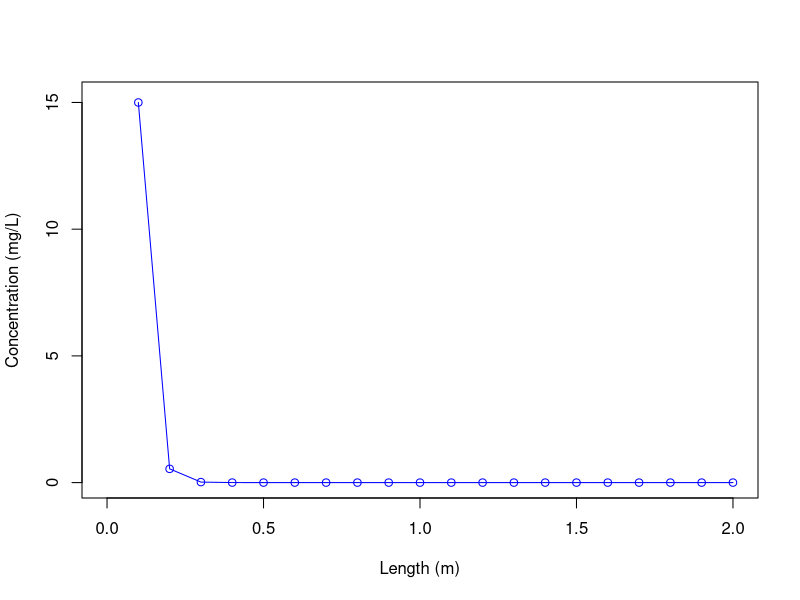
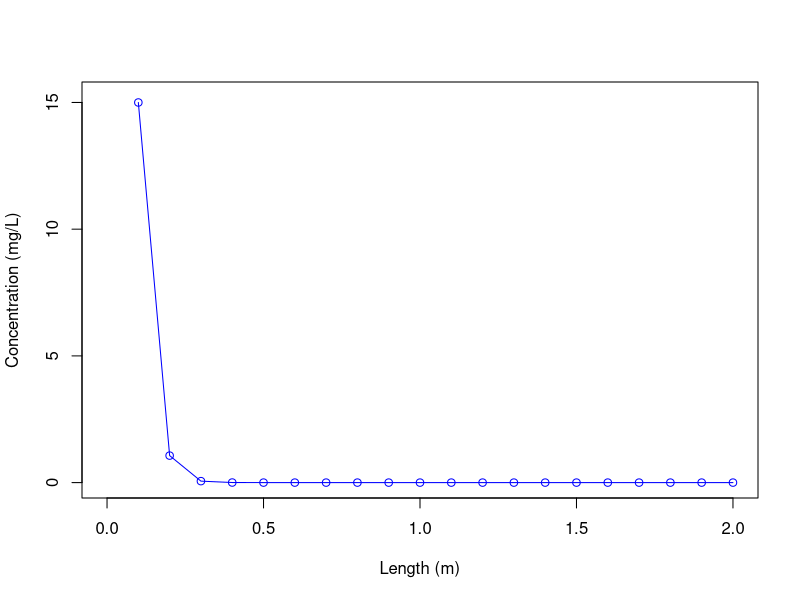
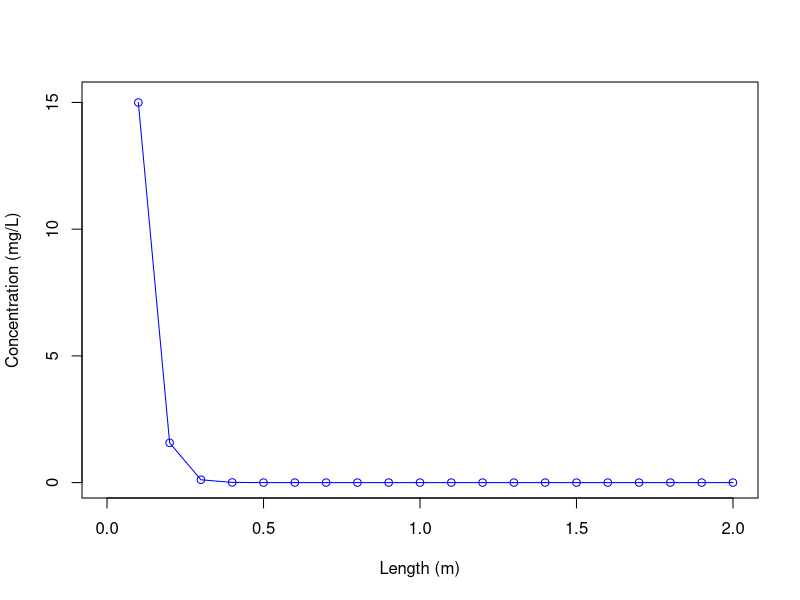
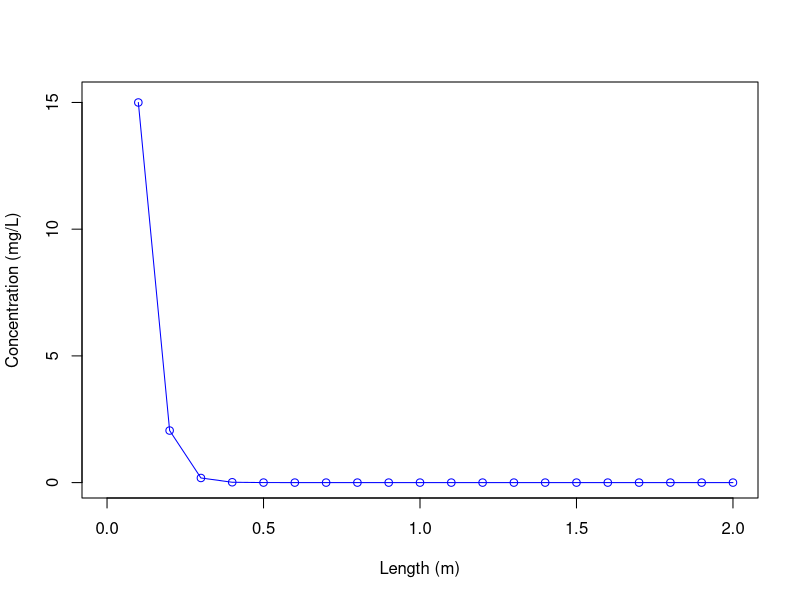
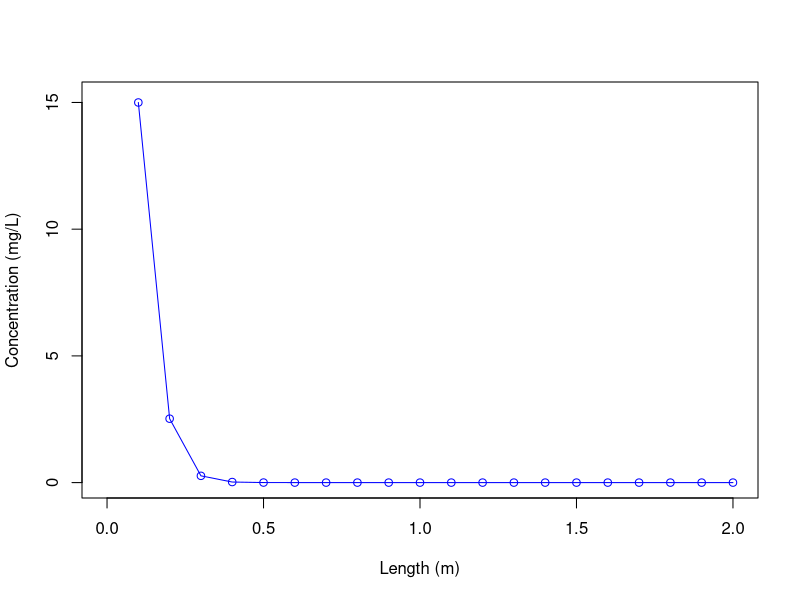
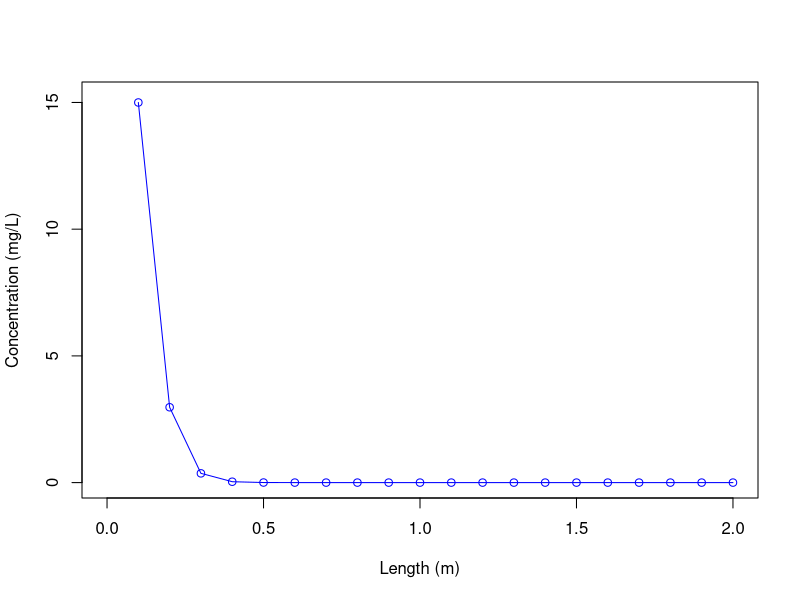
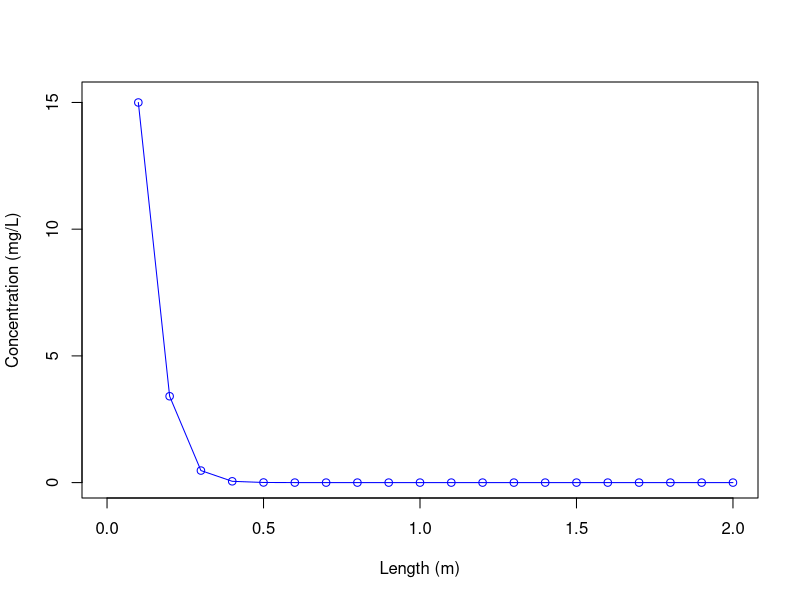
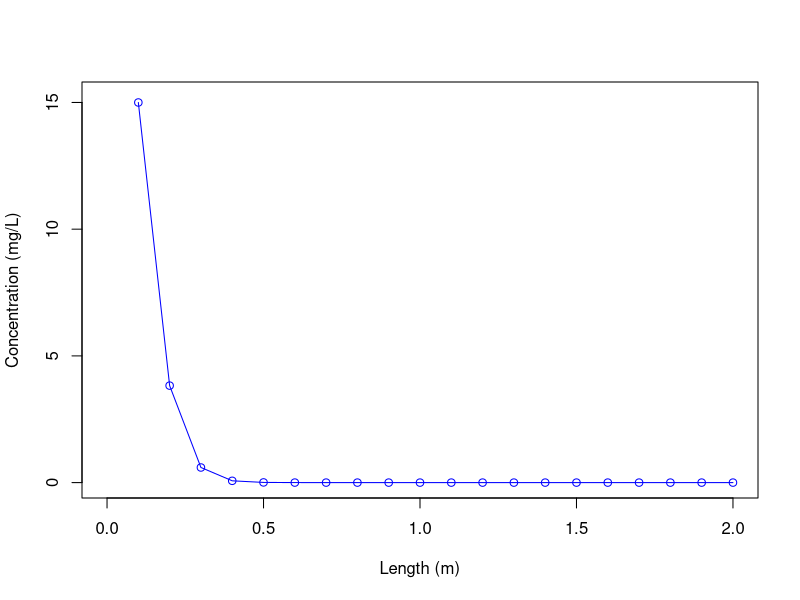

Here is the R script that generated these plots, in order:
rm(list=ls())
graphics.off()
##############################################################
#Written by Jason Davison
#C is the contaminant or paramater being solved in the equaion
##############################################################

##############################################################
#Model Parameters
##############################################################
Cr = 1.0	   #Courant Number
L = 2		   #Length of Problem (m) Make it a little longer than the point of interest
dz = ceiling(L/10)/10  #Discretization (m)
R = 1.             #Retardation Factor
disp = 1.0E-10/R      #Dispersion constant (m^2/s)
u = 2.0 /R	   #Velocity Left to Right (m/s) 
Runtime = 1.5*L/u   #Solution Durration in (s) May need to edit this value to get correct values
#Runtime = 1E+12
##############################################################
#Boundary Conditions
##############################################################
###---Left Hand Conditions---#################################
LeftHandBC = 1  #Left hand boundary conditions
		#1 = Constant Concentration
		#2 = Free Flux Boundary (i.e. open boundary)
LeftHandC = 15   #Left hand boundary concentration (only for constant concentration conditions)
###---Right Hand Conditions---################################
RightHandBC = 2  #Right hand boundary conditions
                 #1 = Constant Concentration
                 #2 = Free Flux Boundary (i.e. open boundary)
RightHandC = 0   #Right hand boundary condition (only for constant concentration conditions)

##############################################################
#Time Stepping Parameters
##############################################################
#dt = (Cr*dz/u)/5  #Time step
dt = Runtime/800
inter = Runtime/dt      #Number of simultation timesteps

##############################################################
#Initial Conditions
##############################################################
BackgroundC = 0  #Background Concentration for simulation (mg/L)

StartOfPlume = 1 #This is the start of the Plume (m) 
EndOfPlume = 2    #This is the ending value of the Plume (m) 
PlumeC = 0       #Concentration of Plume (mg/L)
ConstantPlume = 2   #Constant Source Concentration
		    #1 = Plume is Constant Source (i.e. it will always be there)
		    #2 = Plume is Instaneous Source

C = matrix(0,(L/dz),inter+1)	
if(PlumeC>0){
  C[1:(L/dz),1] = rep(BackgroundC,L/dz)
  C[floor(StartOfPlume/dz):floor(EndOfPlume/dz),1] = rep(PlumeC,1+floor(EndOfPlume/dz)-floor(StartOfPlume/dz))
}
##############################################################
#Plotting Output
##############################################################
simpleplot = TRUE  #Plots all time values
prettyplot = TRUE   #Plots specific values

Plot_Time = c(Runtime/10,3*Runtime/10,Runtime/2,7*Runtime/10, 9*Runtime/10)  #Output times for pretty plots must be less than Runtime
#Plot_Location = c(L/5,2*L/5,3*L/5,4*L/5)          #Must be greater than 0
Plot_Location = c(0.5,1.5)
##################
#if(simpleplot){X11()}
##################
#Time Loop
##################
for(i in 1:inter){
	######-----Do Not Edit Solver----#####
	a = -dt/dz^2*disp-u*dt/(dz)
	b = 1+2*dt/dz^2*disp+u*dt/(dz)
	c = -dt/dz^2*disp
	###############
	# A Matrix
	###############
	A_a = diag(a,L/dz-2)
	A_b = diag(b,L/dz)
	A_c = diag(c,L/dz-2)

	A = A_b
	A[2:(L/dz-1),1:(L/dz-2)]  = A[2:(L/dz-1),1:(L/dz-2)] + A_a
	A[2:(L/dz-1),3:(L/dz)]  = A[2:(L/dz-1),3:(L/dz)] + A_c
	A[1,1] = 1
	A[L/dz,L/dz] =1
	
	###################
	#Boundary Conditions
	###################
	if(LeftHandBC==1){C[1,i] = LeftHandC}
	if(LeftHandBC==2){C[1,i] = C[2,i]}
        if(RightHandBC==1){C[L/dz,i] = RightHandC}
	if(RightHandBC==2){C[L/dz,i] = C[L/dz-1,i]}	
        if(ConstantPlume==1){C[(StartOfPlume/dz):(EndOfPlume/dz),i] = rep(PlumeC,1+EndOfPlume/dz-StartOfPlume/dz)}

	#B vector for back solve solution
	B = C[,i]
	C[,1+i] = solve(A,B)	#New solution

        ######-----Do Not Edit Solver----#####
	#simple plot:
        x_length = c(1:(length(C[,i])))*dz
	if(simpleplot){plot(x_length,C[,i+1], type="o", col="blue",xlim=c(0,L),ylim=c(0,max(C[,1])+0.2), xlab="Length (m)", ylab="Concentration (mg/L)")}
}

##########################
#----Ploting Utility----##
##########################
if(prettyplot){
number_output = length(Plot_Time)
graphics.off()
xrange <- range(x_length)
yrange <- range(0,(max(C[,1])*1.25))

pdf(file="ADE_CDprofile.pdf")
par(mar=c(6,6,2,2))
plot(xrange, yrange, type="n", ylab = " ", xlab = " ", main = " ", cex.axis = 2)
mtext("Distance (m)", side = 1, line = 2.5, cex = 2)
mtext(~"Concentration (mg/L)", side = 2, line = 2.5, cex = 2)
colors <- topo.colors(number_output)
linetype <- c(1:3)
plotchar <- c(1:number_output)

for (i in 1:number_output) { 
plotchar[i] = toString(format(signif(Plot_Time[i],digits=2),scientific=TRUE))
  lines(x_length, C[,floor((Plot_Time[i]/dt))], type="l", lwd=3, lty=linetype[1], col=colors[i], pch=plotchar[1])
}
# add a legend
legend('topright', plotchar, cex=1.0, col=colors, lty=linetype[1], lwd = 3, bg = "white",ncol=3)
dev.off()

#For breakthrough curves
time_vector = c(0:(Runtime/dt))*dt
number_output = length(Plot_Location)
graphics.off()
xrange <- range(0,Runtime)
yrange <- range(0,(max(C[,1])*1.25))

pdf(file="ADE_BTcurve.pdf")
par(mar=c(6,6,2,2))
plot(xrange, yrange, type="n", ylab = " ", xlab = " ", main = " ", cex.axis = 2)
mtext("Time (s)", side = 1, line = 2.5, cex = 2)
mtext(~"Concentration (mg/L)", side = 2, line = 2.5, cex = 2)
colors <- topo.colors(number_output)
linetype <- c(1:3)
plotchar <- c(1:number_output)

for (i in 1:number_output) {
  plotchar[i] = toString(signif(Plot_Location[i],digits=3))
  lines(time_vector, C[floor((Plot_Location[i]/dz)),], type="l", lwd=3, lty=linetype[1], col=colors[i], pch=plotchar[1])
}
# add a legend
legend('topright', plotchar, cex=1., col=colors, lty=linetype[1], lwd = 3, bg = "white",ncol=3)
dev.off()
}
